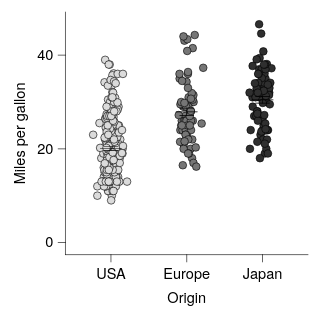

The Vega-Lite source for this figure:
### Vega-Lite specification from a JSON file in a GitHub repository (floating-point values rounded to 4 significant figures; data arrays with more than 128 entries replaced by an {"elided": "..."} marker saying what was removed)
{"background": null, "config": {"arc": {"fill": "#DBDBDB", "fillOpacity": 1.0, "innerRadius": 25.0, "padAngle": 0.03, "stroke": "black", "strokeOpacity": 1, "strokeWidth": 0.25}, "area": {"fill": "#DBDBDB", "fillOpacity": 1.0, "stroke": "black", "strokeOpacity": 1, "strokeWidth": 0.25}, "axis": {"domain": true, "domainCap": "round", "domainColor": "black", "domainWidth": 0.25, "grid": false, "gridCap": "round", "gridColor": "#F1F1F1", "gridDash": [0, 0], "gridOpacity": 1.0, "gridWidth": 0.25, "labelColor": "black", "labelFont": "Helvetica Neue, HelveticaNeue, Helvetica, Arial, sans-serif", "labelFontSize": 6, "labelFontStyle": "normal", "labelFontWeight": 400, "offset": 0, "ticks": true, "tickCap": "round", "tickColor": "black", "tickRound": false, "tickSize": 3.0, "tickWidth": 0.25, "titleColor": "black", "titleFont": "Helvetica Neue, HelveticaNeue, Helvetica, Arial, sans-serif", "titleFontSize": 6, "titleFontStyle": "normal", "titleFontWeight": 400}, "axisX": {"domain": true, "labelAlign": "center", "labelAngle": 0, "labels": true, "ticks": true, "translate": 0}, "axisY": {"domain": true, "labelAlign": "right", "labelAngle": 0, "labels": true, "ticks": true, "translate": 0}, "axisRight": {"domain": true, "labelAlign": "left", "labelAngle": 0, "labels": true, "ticks": true, "translate": 0}, "axisTop": {"domain": true, "labelAlign": "center", "labelAngle": 0, "labels": true, "ticks": true, "translate": 0}, "axisBand": {"tickOffset": 0}, "bar": {"fill": "#DBDBDB", "fillOpacity": 1.0, "stroke": "black", "strokeOpacity": 1, "strokeWidth": 0.25}, "boxplot": {"size": 9.0, "ticks": {"cornerRadius": 0.25, "fill": "black", "opacity": 1, "size": 4.5, "thickness": 0.25}, "box": {"fillOpacity": 1.0, "stroke": "black", "strokeOpacity": 1, "strokeWidth": 0.25}, "median": {"cornerRadius": 0, "fill": "black", "fillOpacity": 1.0, "opacity": 1, "size": 9.0, "thickness": 0.25}, "rule": {"fill": "black", "fillOpacity": 1.0, "size": 10.0, "stroke": "black", "strokeDash": [0, 0], "strokeOpacity": 1, "strokeWidth": 0.25}, "outliers": {"color": "black", "fill": "black", "fillOpacity": 1.0, "size": 0, "stroke": "black", "strokeOpacity": 1, "strokeWidth": 0.25}}, "circle": {"fill": "black", "fillOpacity": 1.0, "size": 1.25, "stroke": null, "strokeOpacity": 1, "strokeWidth": 0.25}, "errorband": {"band": {"fillOpacity": 0.6, "stroke": null, "strokeWidth": 0.25, "strokeOpacity": 1}, "borders": {"opacity": 0, "strokeOpacity": 1, "strokeWidth": 0.25}}, "errorbar": {"opacity": 1, "rule": {"strokeDash": [0, 0], "strokeWidth": 0.25}, "ticks": {"color": "black", "cornerRadius": 0.125, "opacity": 1, "size": 6.0, "thickness": 0.25}, "thickness": 0.25}, "font": "Helvetica Neue, HelveticaNeue, Helvetica, Arial, sans-serif", "geoshape": {"fill": "#DBDBDB", "fillOpacity": 1.0, "stroke": "black", "strokeOpacity": 1, "strokeWidth": 0.25}, "header": {"labelColor": "black", "labelFont": "Helvetica Neue, HelveticaNeue, Helvetica, Arial, sans-serif", "labelFontSize": 6, "labelFontStyle": "normal", "labelFontWeight": 400, "titleColor": "black", "titleFont": "Helvetica Neue, HelveticaNeue, Helvetica, Arial, sans-serif", "titleFontSize": 6, "titleFontStyle": "normal", "titleFontWeight": 400, "titlePadding": 0}, "legend": {"disable": false, "offset": 4.5, "titlePadding": 4, "labelOffset": 2, "gradientLabelOffset": 2, "columnPadding": 4, "rowPadding": 2, "gradientThickness": 5, "gradientOpacity": 1.0, "gradientStrokeColor": "black", "gradientStrokeWidth": 0.25, "labelColor": "black", "labelFont": "Helvetica Neue, HelveticaNeue, Helvetica, Arial, sans-serif", "labelFontSize": 6, "labelFontStyle": "normal", "labelFontWeight": 400, "strokeColor": "black", "strokeWidth": 0, "symbolSize": 36, "symbolStrokeColor": "black", "symbolStrokeWidth": 0.25, "titleColor": "black", "titleFont": "Helvetica Neue, HelveticaNeue, Helvetica, Arial, sans-serif", "titleFontSize": 6, "titleFontStyle": "normal", "titleFontWeight": 400}, "line": {"color": "black", "stroke": "black", "strokeCap": "butt", "strokeDash": [0, 0], "strokeOpacity": 1, "strokeWidth": 0.5}, "point": {"filled": true, "fill": "#DBDBDB", "fillOpacity": 1.0, "size": 5.0, "stroke": "black", "strokeOpacity": 1, "strokeWidth": 0.25}, "range": {"category": ["#9D9D9D", "#28287D", "#004225", "#47266F", "#00605D", "#DBDBDB", "#7983C1", "#6E927B", "#937FB4", "#699A97"], "diverging": {"scheme": ["#4F4265", "#6A5C82", "#85789D", "#A196B7", "#BDB5CE", "#D8D6DD", "#F6F6F6", "#CED8D7", "#9DBFBD", "#75A3A0", "#518683", "#326967", "#164D4B"]}, "heatmap": {"scheme": ["#440154", "#472270", "#433E82", "#38598C", "#2C728E", "#238A8D", "#24A086", "#39B578", "#5DC862", "#96D646", "#CAE02D", "#FDE724"]}, "ordinal": {"scheme": ["#F1F1F1", "#DBDBDB", "#C6C6C6", "#B2B2B2", "#9D9D9D", "#898989", "#767676", "#636363", "#515151", "#404040", "#2F2F2F", "#1F1F1F"]}, "ramp": {"scheme": ["#440154", "#472270", "#433E82", "#38598C", "#2C728E", "#238A8D", "#24A086", "#39B578", "#5DC862", "#96D646", "#CAE02D", "#FDE724"]}}, "rule": {"color": "black", "stroke": "black", "strokeCap": "round", "strokeDash": [2, 2], "strokeOpacity": 1, "strokeWidth": 0.25}, "scale": {"barBandPaddingInner": 0.1, "rectBandPaddingInner": 0, "tickBandPaddingInner": 0.1, "bandPaddingOuter": 0.1, "bandWithNestedOffsetPaddingInner": 0.2, "bandWithNestedOffsetPaddingOuter": 0.2, "offsetBandPaddingInner": 0, "offsetBandPaddingOuter": 0, "continuousPadding": 5.0, "round": false}, "rect": {"fill": "#DBDBDB", "fillOpacity": 1.0, "stroke": "black", "strokeOpacity": 1, "strokeWidth": 0.25}, "square": {"fill": "#DBDBDB", "fillOpacity": 1.0, "size": 10.0, "stroke": "black", "strokeOpacity": 1, "strokeWidth": 0.25}, "text": {"color": "black", "font": "Helvetica Neue, HelveticaNeue, Helvetica, Arial, sans-serif", "fontSize": 6, "fontStyle": "normal", "fontWeight": 400}, "tick": {"color": "black", "cornerRadius": 0.125, "opacity": 1.0, "size": 9.0, "thickness": 0.25}, "title": {"anchor": "middle", "frame": "group", "color": "black", "font": "Helvetica Neue, HelveticaNeue, Helvetica, Arial, sans-serif", "fontSize": 6, "fontStyle": "normal", "fontWeight": 400, "subtitleColor": "black", "subtitleFont": "Helvetica Neue, HelveticaNeue, Helvetica, Arial, sans-serif", "subtitleFontSize": 6, "subtitleFontStyle": "normal", "subtitleFontWeight": 400}, "trail": {"color": "black", "opacity": 1, "size": 0.5}, "view": {"continuousWidth": 100, "continuousHeight": 100, "discreteWidth": 100, "discreteHeight": 100, "fill": null, "stroke": null, "strokeWidth": 0.25}}, "layer": [{"data": {"name": "data-5a85ede2053d4aec77293cfb476ae07b"}, "mark": {"type": "circle", "opacity": 1.0, "size": 10.0, "stroke": "black", "strokeOpacity": 1, "strokeWidth": 0.25}, "encoding": {"color": {"field": "Origin", "legend": null, "scale": {"domain": ["USA", "Europe", "Japan"], "range": ["#DBDBDB", "#767676", "#2F2F2F", "#B2BBE9", "#565FA6", "#1F2061", "#ACC6B5", "#467157", "#04321C", "#C5B7DE", "#735B98", "#361D55", "#A6C8C6", "#3E7D79", "#013E3B"]}, "sort": ["USA", "Europe", "Japan"], "title": null, "type": "nominal"}, "x": {"axis": {}, "field": "Origin", "scale": {"domain": ["USA", "Europe", "Japan"]}, "sort": ["USA", "Europe", "Japan"], "title": "Origin", "type": "nominal"}, "xOffset": {"field": "jitter_x", "scale": {"domain": [-7.33, 7.33], "range": [5.17, 19.83]}, "type": "quantitative"}, "y": {"field": "Miles_per_Gallon", "title": "Miles per gallon", "type": "quantitative", "scale": {"nice": false}}}}, {"data": {"name": "data-64e7897fd8423deef5c97d660b6d3367"}, "mark": {"type": "errorbar"}, "encoding": {"x": {"axis": {}, "field": "Origin", "scale": {"domain": ["USA", "Europe", "Japan"]}, "sort": ["USA", "Europe", "Japan"], "title": "Origin", "type": "nominal"}, "y": {"field": "__mean", "title": "Miles per gallon", "type": "quantitative", "scale": {"nice": false}}, "yError": {"field": "__error"}}}, {"data": {"name": "data-64e7897fd8423deef5c97d660b6d3367"}, "mark": {"type": "tick"}, "encoding": {"x": {"axis": {}, "field": "Origin", "scale": {"domain": ["USA", "Europe", "Japan"]}, "sort": ["USA", "Europe", "Japan"], "title": "Origin", "type": "nominal"}, "y": {"field": "__mean", "title": "Miles per gallon", "type": "quantitative", "scale": {"nice": false}}}}], "$schema": "https://vega.github.io/schema/vega-lite/v6.4.1.json", "datasets": {"data-5a85ede2053d4aec77293cfb476ae07b": {"elided": "398 records"}, "data-64e7897fd8423deef5c97d660b6d3367": [{"Origin": "USA", "__mean": 20.08, "__error": 0.4058, "__dysonsphere__": 1}, {"Origin": "Japan", "__mean": 30.45, "__error": 0.6852, "__dysonsphere__": 1}, {"Origin": "Europe", "__mean": 27.89, "__error": 0.8037, "__dysonsphere__": 1}]}}
